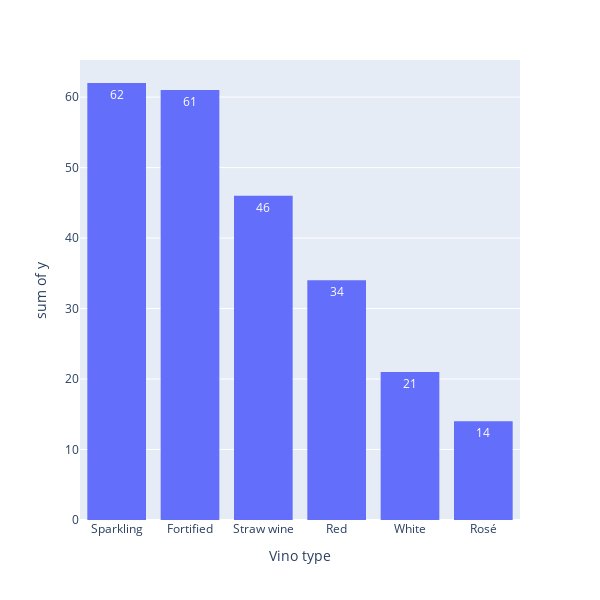

Notebook cell for this chart:
### Code cell
def exp_wine_type(df=df):
    df2 = df.groupby('Vino type')['Price'].mean().sort_values(ascending=False)
    fig = px.histogram(df2, x=df2.index, y=df2.values.round(), text_auto=True)
    fig.update_layout(width=600, height=600).show()
exp_wine_type()

### Figure 1 — Plotly figure (JSON) as saved in the notebook; plotly's stock layout.template omitted (floating-point values rounded to 4 significant figures)
{"data": [{"alignmentgroup": "True", "bingroup": "x", "histfunc": "sum", "hovertemplate": "Vino type=%{x}<br>sum of y=%{y}<extra></extra>", "legendgroup": "", "marker": {"color": "#636efa", "pattern": {"shape": ""}}, "name": "", "offsetgroup": "", "orientation": "v", "showlegend": false, "texttemplate": "%{value}", "type": "histogram", "x": ["Sparkling", "Fortified", "Straw wine", "Red", "White", "Rosé"], "xaxis": "x", "y": [62, 61, 46, 34, 21, 14], "yaxis": "y"}], "layout": {"barmode": "relative", "height": 600, "legend": {"tracegroupgap": 0}, "margin": {"t": 60}, "width": 600, "xaxis": {"anchor": "y", "autorange": true, "domain": [0, 1], "range": [-0.5, 5.5], "title": {"text": "Vino type"}, "type": "category"}, "yaxis": {"anchor": "x", "autorange": true, "domain": [0, 1], "range": [0, 65.26], "title": {"text": "sum of y"}, "type": "linear"}}}
